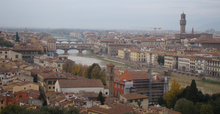
%> input picture images/fattal/florence_input.png, 220 x 114 px, shrunk from 1210 x 628 before the run
$ octave --eval "result = fcn_multi(imread('images/fattal/florence_input.png'));"   (GNU Octave 9; MATLAB toolbox functions it lacks are replaced by stand-ins)
%> lines starting %> are read from the running program, lines starting %| are printed output that depends on the picture
### fcn_multiscale_enhancement.m
function [ out_I, trans_map, A ] = fcn_multiscale_enhancement( I, p, box_size, scale_smooth, scale_mapping)
%> called with box_size = 20, scale_smooth = [0.0001 0.001 0.01]
% The core implementation of "Multi-band-enhancement". Given predefined
% parameters, each module is operated sequentially. The detail of the
% process is implemented in each function.
% This code is motivated by the code form original guided filter
% implementation of Kaiming He (http://kaiminghe.com/eccv10/)
%
%   Input arguments:
%   ----------------
%	- I : guidance image
%   - p : filtering input image
%	- scale_smooth : predifined smoothing factors (epsilon)
%	- scale_mapping : parameters for mapping function (optional)
%   - box_size: size of default box for filtering

%% Preallocation
n_channel = size(I,3);
%> n_channel = 3
out_I = zeros(size(I));
base_layer = zeros(size(I));
detail_layer = zeros(size(I));
amb_map = zeros(size(I));
mean_I = zeros(size(I));
var_I = zeros(size(I));
A = zeros(1, n_channel);

%% Guided-filtering based decomposition
for i = 1:n_channel
    [base_layer(:,:,i), detail_layer(:,:,i), amb_map(:,:,i), mean_I(:,:,i), var_I(:,:,i), N] = ....
        fcn_guided_decomposition(I(:,:,i), p(:,:,i), box_size, scale_smooth, scale_mapping);
end
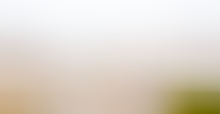
%> amb_map: size 114x220x3 double; mean R, G, B -9.06e-05, -0.000101, -0.000115; drawn with min black and max white
%> detail_layer: size 114x220x3 double; every value is 0
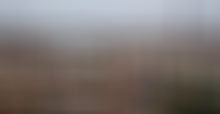
%> mean_I: size 114x220x3 double; mean R, G, B 125.3, 118.6, 116
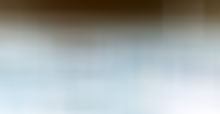
%> var_I: size 114x220x3 double; mean R, G, B -16789.2, -15791.1, -16020.2; drawn with min black and max white


%% Intensity Module

% ambient light estimation
A = fcn_estim_ambient(I, amb_map, 0);

% transmission estimation
trans_map = fcn_estim_transmission(base_layer, A, box_size, 0);


%% Laplacian Module
if size(I,3) == 3
    guide_I = rgb2gray(base_layer);
else
    guide_I = base_layer;
end

% transmission refinement
trans_map = fcn_refine_transmission(guide_I, trans_map, box_size, mean(mean_I, 3), mean(var_I,3), N);


%% Color correction
if n_channel == 3
    if std(A) >  0.2
        disp ('Color biased');
        A2 = norm(A)*ones(size(A)) ./ sqrt(3);
    else
        A2 = A;
    end
else
    A2 = A;
end


%% Reconstruction
J = zeros(size(out_I));
for i = 1:n_channel
    J(:,:,i) = (base_layer(:,:,i) - A(i))./trans_map + A2(i);
    out_I(:,:,i) = J(:,:,i) + detail_layer(:,:,i);
end

end

### fcn_guided_decomposition.m
function [ base_layer, detail_layer, amb_map, mean_I, var_I, N, residual_img ] = fcn_guided_decomposition(I, p, r, eps, scale_mapping)
% Function for guided filtering based image decomposition

% pre-compute common variables
[hei, wid] = size(I);
detail_layer = zeros(size(I));

N = boxfilter(ones(hei, wid), r); % the size of each local patch; N=(2r+1)^2 except for boundary pixels.

mean_I = boxfilter(I, r) ./ N;
mean_p = boxfilter(p, r) ./ N;
mean_Ip = boxfilter(I.*p, r) ./ N;
cov_Ip = mean_Ip - mean_I .* mean_p; % this is the covariance of (I, p) in each local patch.

mean_II = boxfilter(I.*I, r) ./ N;
var_I = mean_II - mean_I .* mean_I;

% decomposition process
% ------------------------------------------------------------
q{1} = I;
for i = 1:length(eps)
    a = cov_Ip ./ (var_I + eps(i));
    b = mean_p - a .* mean_I;
    mean_a{i+1} = boxfilter(a, r) ./ N;
    mean_b{i+1} = boxfilter(b, r) ./ N;

    q{i+1} = mean_a{i+1} .* I + mean_b{i+1};
    residual_img{i} = q{i} - q{i+1};
    detail_layer = detail_layer + fcn_mapping(residual_img{i}, 'nonlinear', scale_mapping{i}(1), scale_mapping{i}(2), 0);

end

base_layer = q{end};
amb_map = mean_b{end};

end

### boxfilter.m
function imDst = boxfilter(imSrc, r)
% This function is adopted from original guided filtering code from
% "Kaimeng He" (http://kaiminghe.com/eccv10/)
%   BOXFILTER   O(1) time box filtering using cumulative sum
%
%   - Definition imDst(x, y)=sum(sum(imSrc(x-r:x+r,y-r:y+r)));
%   - Running time independent of r;
%   - Equivalent to the function: colfilt(imSrc, [2*r+1, 2*r+1], 'sliding', @sum);
%   - But much faster.

[hei, wid] = size(imSrc);
imDst = zeros(size(imSrc));

%cumulative sum over Y axis
imCum = cumsum(imSrc, 1);
%difference over Y axis
imDst(1:r+1, :) = imCum(1+r:2*r+1, :);
imDst(r+2:hei-r, :) = imCum(2*r+2:hei, :) - imCum(1:hei-2*r-1, :);
imDst(hei-r+1:hei, :) = repmat(imCum(hei, :), [r, 1]) - imCum(hei-2*r:hei-r-1, :);

%cumulative sum over X axis
imCum = cumsum(imDst, 2);
%difference over Y axis
imDst(:, 1:r+1) = imCum(:, 1+r:2*r+1);
imDst(:, r+2:wid-r) = imCum(:, 2*r+2:wid) - imCum(:, 1:wid-2*r-1);
imDst(:, wid-r+1:wid) = repmat(imCum(:, wid), [1, r]) - imCum(:, wid-2*r:wid-r-1);
end

### fcn_estim_ambient.m
function [ A, I_out ] = fcn_estim_ambient( I, amb_map, debug_mode )
%> called with debug_mode = 0
% Function for ambient light estimation

n_channel = size(I, 3);
%> n_channel = 3
amb_map = mean(amb_map, 3);
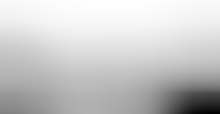
%> amb_map: size 114x220 double; min -0.000291, max -5.12e-05, mean -0.000102; drawn with min black and max white
A = zeros(1, n_channel);
if (debug_mode)
    I_out = I;
end

amb_num = 0.001 * numel(amb_map);
%> amb_num = 25.08
[max_val, max_ind] = sort(amb_map(:), 'descend');
max_ind = max_ind(1:amb_num);
%> max_ind = 25 values, max 15391 at index 25, min 12655 at index 24, mean 14023

% compute ambient light for each channel
for c = 1:n_channel
    I_each = I(:,:,c);
    A(c) = median(I_each(max_ind));

    if (debug_mode)
        I_each(max_ind) = 1;
        I_out(:,:,c) = I_each;
    end
end
%> after the loop, A = [201 209 221]

end

### fcn_estim_transmission.m
function [trans_map, cost_map] = fcn_estim_transmission(img, A, step_size, debug_mode)
%> called with A = [201 209 221], step_size = 20, debug_mode = 0
%FCN_ESTIM_TRANSMISSION Summary of this function goes here
%   Detailed explanation goes here

    cost_arr = [];
    [hei, wid, ~] = size(img);
    trans_map = zeros(hei, wid);
    cost_map = zeros(hei, wid, 3);
    num_chan = size(img,3);
%> num_chan = 3
    pre_trans = 0.4;

    for i = 1:step_size:size(img,1)
        for j = 1:step_size:size(img,2)
            end_i = i + step_size-1; end_j = j + step_size-1;
            if end_i > size(img,1)
                end_i = size(img,1);
            end
            if end_j > size(img,2)
                end_j = size(img,2);
            end
            trans_list = 0.2:0.05:1.0;

            sub_img = img(i:end_i, j:end_j, :);

            under_lim = zeros(1, num_chan);
            over_lim =  zeros(1, num_chan);
            for c = 1:num_chan
                sub_img_chan = sub_img(:,:,c);
                sub_img_arr = sub_img_chan(:);
                sub_img_diff = sub_img_arr - A(c);
                sub_img_under = sub_img_diff(sub_img_diff < 0);
                sub_img_over = sub_img_diff(sub_img_diff > 0);
                [under_val, under_idx] = max(sub_img_under);
                [over_val, over_idx] = min(sub_img_over);


                under_val = under_val + A(c);
                over_val = over_val + A(c);

                if ~isempty(under_val)
                    under_lim(c) = (A(c) - under_val) / A(c);
                else
                    under_lim(c) = trans_list(1);
                end

                if ~isempty(over_val)
                    over_lim(c) = (over_val - A(c)) / (1 - A(c));
                else
                    over_lim(c) = trans_list(1);
                end
            end


%             under_lim = min(under_lim);
%             over_lim = max(over_lim);
            lower_limit = max([under_lim over_lim]);
            if (lower_limit < trans_list(1))
                lower_limit = trans_list(1);
            end
            trans_list = lower_limit:0.1:1;

            if isempty(trans_list)
                trans_list = lower_limit;
            end

            cost_list = zeros(size(trans_list));
            cont_list = zeros(size(trans_list));
            loss_list = zeros(size(trans_list));
            entr_list = zeros(size(trans_list));

            for t = 1:length(trans_list)
                trans = trans_list(t);
                sub_res = zeros(size(sub_img));
                e_cont = zeros(1, num_chan);
                e_loss = zeros(1, num_chan);
                e_entr = zeros(1, num_chan);
                for c = 1:num_chan
                    sub_res(:,:,c) = (sub_img(:,:,c) - A(c)) ./ trans + A(c);

                    sub_res_chan = sub_res(:,:,c);
                    e_cont(c) = -std(sub_res_chan(:));
                    e_loss(c) = (sum(abs(sub_res_chan(sub_res_chan > 1))) + sum(abs(sub_res_chan(sub_res_chan < 0)))) ./ numel(sub_res_chan);
                    sub_img_chan = sub_img(:,:,c);

                end
                e_cont = sum(e_cont);
                e_loss = sum(e_loss);
                cont_list(t) = e_cont;
                loss_list(t) = e_loss;
                cost_list(t) = e_cont + e_loss;
            end
            [min_val, min_idx] = min(cost_list);

            trans_val = trans_list(min_idx)+0.1;


            [sub_hei, sub_wid,~] = size(sub_img);
            trans_map(i:end_i, j:end_j) = trans_val * ones(sub_hei, sub_wid);
            if (debug_mode)
                cost_map(i:end_i, j:end_j, 1) = min_val * ones(sub_hei, sub_wid);
                cost_map(i:end_i, j:end_j, 2) = cont_list(min_idx) * ones(sub_hei, sub_wid);
                cost_map(i:end_i, j:end_j, 3) = loss_list(min_idx) * ones(sub_hei, sub_wid);
            end
            pre_trans = trans_val;

        end
    end
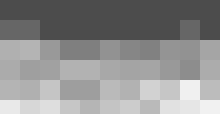
%> trans_map: size 114x220 double; min 0.3, max 0.946, mean 0.558
%> after the loop, cont_list = [-29.65 -26.51]; cost_list = [3.7 30.37]; e_cont = -26.51; e_loss = 56.88; loss_list = [33.34 56.88]; over_lim = [0.2 0.2 0.2]; under_lim = [0.622 0.694 0.846]

end

### fcn_refine_transmission.m
function [ trans_map ] = fcn_refine_transmission(I, trans_map, r, mean_I, var_I, N )
% Function for transmission refinement

    mean_I = boxfilter(I, r) ./ N;
%> in boxfilter (call 16), `imDst(:, wid-r+1:wid) = repmat(imCum(:, wid), [1, r]) - imCum(:, wid-2..`: imDst: size 114x220 double; min 14888.9, max 308012.7, mean 174923
%> mean_I: size 114x220 double
    mean_II = boxfilter(I.*I, r) ./ N;
%> in boxfilter (call 17), `imDst(hei-r+1:hei, :) = repmat(imCum(hei, :), [r, 1]) - imCum(hei-2*r:..`: imDst: size 114x220 double; min 14821.8, max 1434062.1, mean 623761.4
%> in boxfilter (call 17), `imDst(:, 1:r+1) = imCum(:, 1+r:2*r+1);`: imDst: size 114x220 double; min 14821.8, max 46752699.1, mean 2142301.5
%> in boxfilter (call 17), `imDst(:, wid-r+1:wid) = repmat(imCum(:, wid), [1, r]) - imCum(:, wid-2..`: imDst: size 114x220 double; min 608153.7, max 57742353.5, mean 24612707.8

    var_I = mean_II - mean_I .* mean_I;
%> var_I: size 114x220 double
    mean_t = boxfilter(trans_map, r) ./ N;
%> in boxfilter (call 18), `imDst(hei-r+1:hei, :) = repmat(imCum(hei, :), [r, 1]) - imCum(hei-2*r:..`: imDst: size 114x220 double; min 6.3, max 35.41, mean 20.8
%> in boxfilter (call 18), `imDst(:, 1:r+1) = imCum(:, 1+r:2*r+1);`: imDst: size 114x220 double; min 6.3, max 1266.5, mean 84.2
%> in boxfilter (call 18), `imDst(:, wid-r+1:wid) = repmat(imCum(:, wid), [1, r]) - imCum(:, wid-2..`:
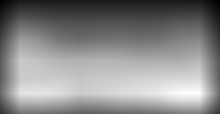
%> imDst: size 114x220 double; min 132.4, max 1395.3, mean 811; drawn with min black and max white
    mean_It = boxfilter(I.*trans_map, r) ./ N;
%> in boxfilter (call 19), `imDst(hei-r+1:hei, :) = repmat(imCum(hei, :), [r, 1]) - imCum(hei-2*r:..`:
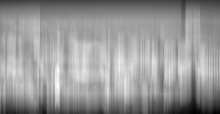
%> imDst: size 114x220 double; min 490.6, max 3335.4, mean 2177.5; drawn with min black and max white
    cov_It = mean_It - mean_I .* mean_t; % this is the covariance of (I, p) in each local patch.
    at = cov_It ./ (var_I + 0.00001);
    bt = mean_t - at.* mean_I;
    mean_at = boxfilter(at, r) ./ N;
    mean_bt = boxfilter(bt, r) ./ N;
    qt = mean_at .* I + mean_bt;
    trans_map = qt;

end

### fcn_multi.m
function [out_img, time, trans_map, A] = fcn_multi(img)
%The main function of multi-band enhancement.
%
% The details of the algorithm are described in our paper:
% Model Assisted Multi-band Fusion for Single Image Enhancement and Applications to Robot Vision
% Y. Cho, J. Jeong, A. Kim, IEEE RA-L, 2018
% which can be found at:
% http://irap.kaist.ac.kr/publications/ycho-2018-ral.pdf
% If you use this code, please cite the paper.
%
%   Input arguments:
%   ----------------
%	- img : input haze image, type "double"
%	- scale_smooth : predifined smoothing factors (epsilon)
%	- scale_mapping : parameters for mapping function (optional)
%   - box_size: size of default box for filtering
%
%   Output arguments:
%   ----------------
%   - out_img: output dehazed image
%   - trans_map: transmission map
%   - A: ampbient light
%
% Author: Younggun Cho (yg.cho@kaist.ac.kr)
%
% The software code is provided under the attached LICENSE.md


scale_smooth = [1e-4, 1e-3, 1e-2];
% scale_mapping = {[0.5, 20], [0.8, 20], [0.8, 10]};
scale_mapping = {[0.5, 40], [0.8, 40], [0.8, 10]};
box_size = 20;

tic;

[out_img, trans_map, A] = fcn_multiscale_enhancement(img, img, box_size, scale_smooth, scale_mapping);
%> A = [201 209 221]
adj_percent = [0.005, 0.995];
out_img = imadjust(out_img, adj_percent);

time = toc;

$ run again, on images/fattal/lviv_input.png
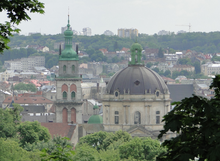
%> input picture images/fattal/lviv_input.png, 220 x 161 px, shrunk from 1428 x 1044 before the run
%> max_ind = 35 values, max 30430 at index 35, min 24956 at index 34, mean 27693
%> after the loop in fcn_estim_ambient, `for c = 1:n_channel`: A = [229 233 232]
%> after the loop in fcn_estim_transmission, `for i = 1:step_size:size(img,1)`:
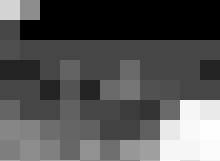
%> trans_map: size 161x220 double; min 0.3, max 1.03, mean 0.537; drawn with min black and max white
%> after the loop in fcn_estim_transmission, `for i = 1:step_size:size(img,1)`: cont_list = [-152.5 -130.6 -114.1 -101.4 -91.18]; cost_list = [198.8 88.16 11.04 -40.6 -10.81]; e_cont = -91.18; e_loss = 80.38; loss_list = [351.3 218.7 125.2 60.77 80.38]; over_lim = [0.2 0.2 0.2]; under_lim = [0.402 0.33 0.595]
%> in boxfilter (call 19), `imDst(hei-r+1:hei, :) = repmat(imCum(hei, :), [r, 1]) - imCum(hei-2*r:..`:
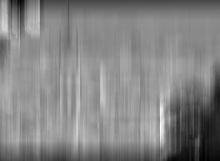
%> imDst: size 161x220 double; min 256.5, max 4525.2, mean 2464.3; drawn with min black and max white
%> in fcn_multi, `[out_img, trans_map, A] = fcn_multiscale_enhancement(img, img, box_siz..`: A = [229 233 232]

$ run again, on images/fattal/mountain_input.png
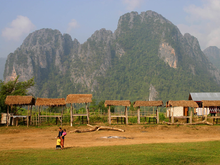
%> input picture images/fattal/mountain_input.png, 220 x 165 px, shrunk from 512 x 384 before the run
%> max_ind = 36 values, max 36143 at index 36, min 34981 at index 35, mean 35753.3
%> after the loop in fcn_estim_ambient, `for c = 1:n_channel`: A = [203 199 202]
%> after the loop in fcn_estim_transmission, `for i = 1:step_size:size(img,1)`:
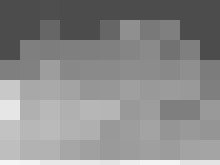
%> trans_map: size 165x220 double; min 0.3, max 0.961, mean 0.546
%> after the loop in fcn_estim_transmission, `for i = 1:step_size:size(img,1)`: cont_list = [-38.98 -34.63 -31.16]; cost_list = [154.8 170.1 210.7]; e_cont = -31.16; e_loss = 241.9; loss_list = [193.8 204.8 241.9]; over_lim = [0.2 0.2 0.2]; under_lim = [0.286 0.402 0.797]
%> in boxfilter (call 19), `imDst(hei-r+1:hei, :) = repmat(imCum(hei, :), [r, 1]) - imCum(hei-2*r:..`:
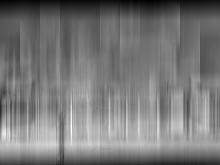
%> imDst: size 165x220 double; min 979, max 4171.3, mean 2485.9; drawn with min black and max white
%> in fcn_multi, `[out_img, trans_map, A] = fcn_multiscale_enhancement(img, img, box_siz..`: A = [203 199 202]

$ run again, on images/fattal/road_input.png
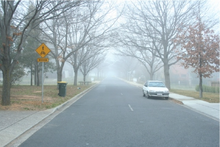
%> input picture images/fattal/road_input.png, 220 x 147 px, shrunk from 600 x 400 before the run
%> max_ind = 32 values, max 18670 at index 31, min 16906 at index 24, mean 17743
%> after the loop in fcn_estim_ambient, `for c = 1:n_channel`: A = [245 250 251]
%> after the loop in fcn_estim_transmission, `for i = 1:step_size:size(img,1)`: cont_list = [-52.93 -42.08 -34.92 -29.84 -26.05 -23.12 -20.78]; cost_list = [103.1 34.56 119.7 210.7 278.7 331.3 373.3]; e_cont = -20.78; e_loss = 394.1; loss_list = [156.1 76.64 154.6 240.6 304.7 354.4 394.1]; over_lim = [0.2 0.2 0.2]; under_lim = [0.388 0.348 0.307]
%> in boxfilter (call 19), `imDst(hei-r+1:hei, :) = repmat(imCum(hei, :), [r, 1]) - imCum(hei-2*r:..`:
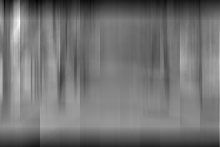
%> imDst: size 147x220 double; min 1033.3, max 4649.8, mean 2675.6; drawn with min black and max white
%> in fcn_multi, `[out_img, trans_map, A] = fcn_multiscale_enhancement(img, img, box_siz..`: A = [245 250 251]
